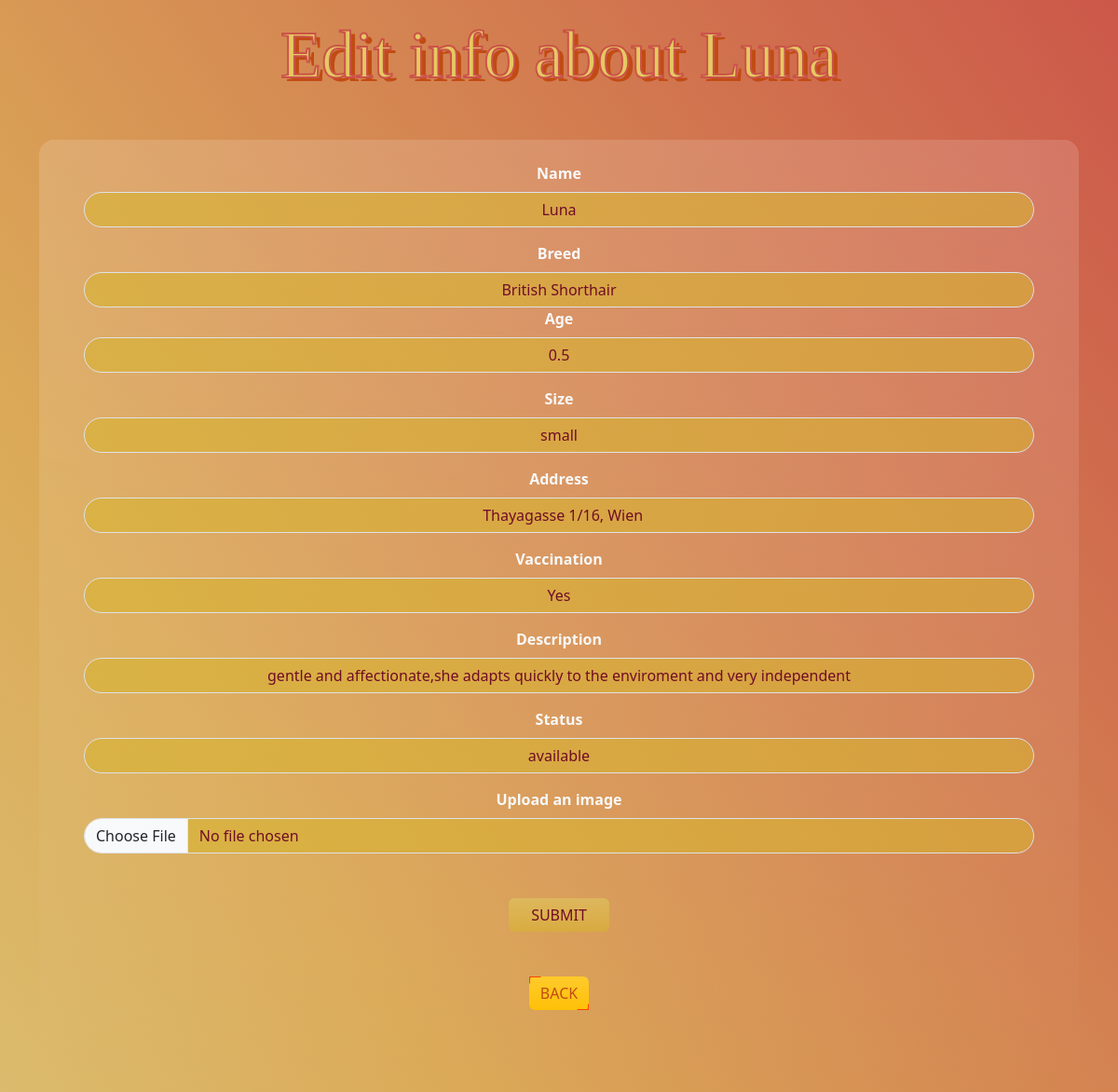
The app's page /admin/update.php?id=1 (signed in) with its own data.
### tables this page shows
CREATE TABLE `animals` (
  `animalId` int(11) NOT NULL,
  `name` varchar(100) NOT NULL,
  `breed` varchar(50) NOT NULL,
  `image` varchar(255) DEFAULT NULL,
  `address_anim` varchar(100) NOT NULL,
  `description` text DEFAULT NULL,
  `size` varchar(10) NOT NULL,
  `age` decimal(2,1) DEFAULT NULL,
  `vaccinated` varchar(10) NOT NULL,
  `status_anim` varchar(15) NOT NULL
);

### admin/update.php (the view, shortened to what this page needs)
<?php
require_once "../components/db_connect.php";
$id = $_GET['id'];
$sql = "SELECT * FROM `animals` WHERE animalId = {$id}";
$result = mysqli_query($connect, $sql);
$row = mysqli_fetch_assoc($result);
?>
<!DOCTYPE html>
<html lang="en">
<head>
    <link href="https://cdn.jsdelivr.net/npm/bootstrap@5.3.3/dist/css/bootstrap.min.css" rel="stylesheet">
    <link rel="stylesheet" href="/style.css">
</head>
<body>
    <h1 class="text-center display-2 my-3"> Edit info about <?= $row['name'] ?></h1>
    <div class="container mt-5">
        <form method="POST" enctype="multipart/form-data" class="rounded-4  bg-gradient text-light py-4 px-5">
            <div class="mb-3 text-center">
                <label for="name" class="form-label "><strong class="write">Name</strong></label>
                <input type="text" id="name" value="<?= $row['name'] ?>" name="name" class="form-control text-center rounded-5" required>
            </div>
            <div class="mb-3 text-center">
                <label for="breed" class="form-label  "><strong class="write">Breed</strong></label>
                <input type="text" id="breed" value="<?= $row['breed'] ?>" name="breed" class="form-control text-center rounded-5"
                    required>
                <div class="mb-3 text-center">
                    <label for="age" class="form-label  "><strong class="write">Age</strong></label>
                    <input type="text" id="age" value="<?= $row['age'] ?>" name="age" class="form-control text-center rounded-5"
                        required>
                </div>
                <div class="mb-3 text-center">
                    <label for="size" class="form-label  "><strong class="write">Size</strong></label>
                    <input type="text" id="size" value="<?= $row['size'] ?>" name="size" class="form-control text-center rounded-5"
                        required>
                </div>
                <div class="mb-3 text-center">
                    <label for="address" class="form-label  "><strong class="write">Address</strong></label>
                    <input type="text" id="address" value="<?= $row['address_anim'] ?>" name="address_anim" class="form-control text-center rounded-5"
                        required>
                </div>
                <div class="mb-3 text-center">
                    <label for="vaccinated" class="form-label  "><strong class="write">Vaccination</strong></label>
                    <input type="text" id="vaccinated" value="<?= $row['vaccinated'] ?>" name="vaccinated" class="form-control text-center rounded-5"
                        required>
                </div>
                <div class="mb-3 text-center">
                    <label for="descrip" class="form-label  "><strong class="write">Description</strong></label>
                    <input name="description" id="description" value="<?= $row['description'] ?>" class="form-control text-center rounded-5"
                        required>
                </div>
                <div class="mb-3 text-center">
                    <label for="status_anim" class="form-label  "><strong class="write">Status</strong></label>
                    <input type="text" id="status_anim" value="<?= $row['status_anim'] ?>" name="status_anim" class="form-control text-center rounded-5"
                        required>
                </div>
                <div class="mb-3 text-center">
                    <label for="image" class="form-label "><strong class="write">Upload an image</strong> </label>
                    <input type="file" id="image" value="<?= $row['image'] ?>" name="image" class="form-control rounded-5">
                    <br>
                    <br>
                    <div class="">
                        <input type="submit" class="btn btn-dark bg-gradient border-light border-2 px-4" name="update" value="Submit">
                        <br>
                        <a href="dashboard.php" class="btn btn-warning bg-gradient my-5 border-light border-2">Back</a>
                    </div>
        </form>
    </div>
</body>
</html>

### style.css (style rules this page uses)
* { margin: 0; padding: 0; }
h1 { font-family: 'Mocha'; font-size: 5rem; color: #e5c961; -webkit-text-stroke: #cb5349 2px; text-shadow: #c24b14 5px 4px; }
.btn { position: relative; color: #c24b14; border: none; text-transform: uppercase; z-index: 2; }
.btn:before, .btn:after { position: absolute; content: ""; width: 20%; height: 20%; border: 1px solid; z-index: -1; transition: all 0.3s ease; }
.btn:before { top: 0; left: 0; border-bottom-color: transparent; border-right-color: transparent; border-top-color: orangered; border-left-color: orangered; }
.btn:after { bottom: 0; right: 0; border-top-color: transparent; border-left-color: transparent; border-bottom-color: orangered; border-right-color: orangered; }
input, textarea { background-color: rgba(216, 180, 48, 0.582) !important; color: #700d26 !important; }

### records on screen
animals: name "Luna", breed "British Shorthair", age "0.5", size "small", address_anim "Thayagasse 1/16, Wien", vaccinated "Yes", description "gentle and affectionate,she adapts quickly to the enviroment and very independent", status_anim "available"
